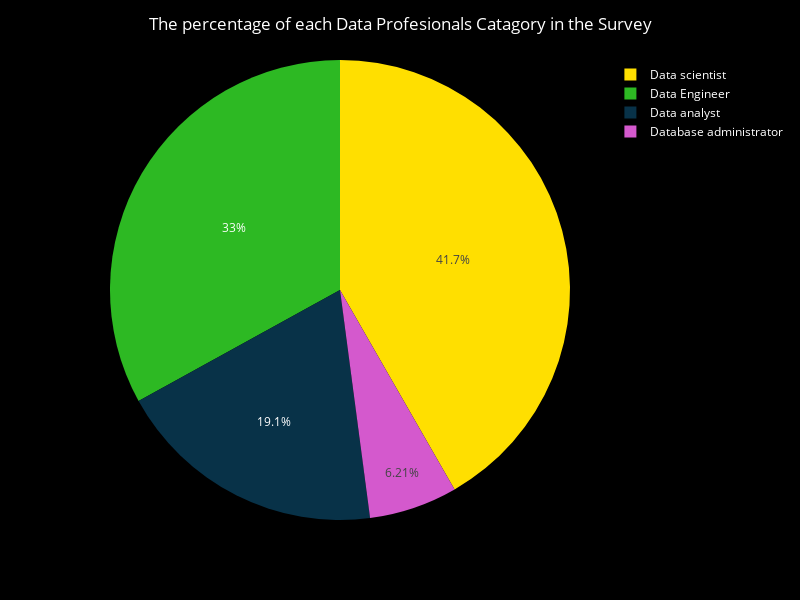

This figure's notebook cell:
### Code cell
tempdata=pd.DataFrame(data_df['DevType'].value_counts()).reset_index()
print(tempdata)
fig=px.pie(data_frame=tempdata,names="DevType",values="count",width=600,height=400)
fig_style(fig=fig,title="The percentage of each Data Profesionals Catagory in the Survey",legend=True)

### Figure 1 — Plotly figure (JSON) as saved in the notebook; plotly's stock layout.template omitted (floating-point values rounded to 4 significant figures)
{"data": [{"domain": {"x": [0, 1], "y": [0, 1]}, "hovertemplate": "DevType=%{label}<br>count=%{value}<extra></extra>", "labels": ["Data scientist", "Data Engineer", "Data analyst", "Database administrator"], "legendgroup": "", "marker": {"colors": ["#FFDF00", "#2db923", "#083248", "#d459cd", "#f088eb", "#39e641"]}, "name": "", "showlegend": true, "type": "pie", "values": [1537, 1217, 703, 229]}], "layout": {"font": {"color": "white"}, "height": 600, "legend": {"tracegroupgap": 0}, "margin": {"t": 60}, "paper_bgcolor": "black", "plot_bgcolor": "black", "showlegend": true, "title": {"font": {"color": "white"}, "text": "The percentage of each Data Profesionals Catagory in the Survey", "x": 0.5}, "width": 800}}
